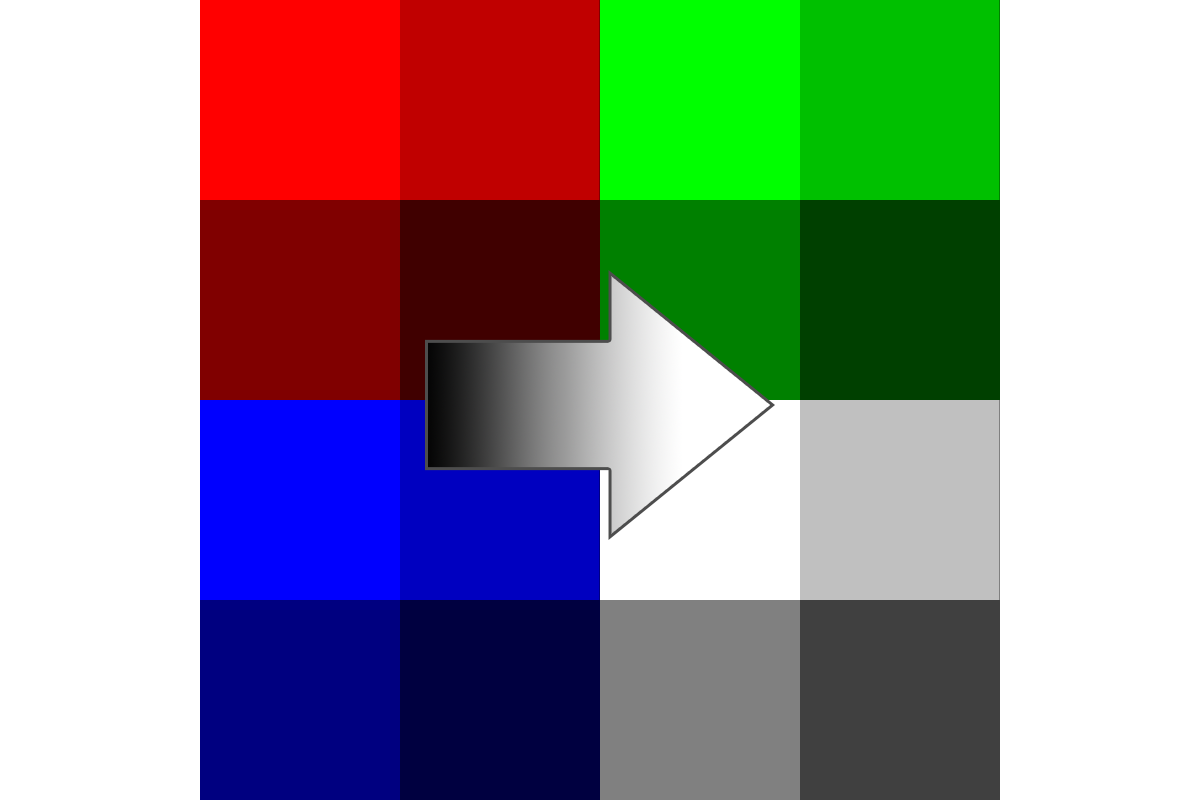
#> input picture imgs/diagnostic_image.png, 1200 x 800 px
$ python -i 2_0_clean_images.py   (imports and definitions only)
#> lines starting #> are read from the running program, lines starting #| are printed output that depends on the picture


#!/usr/bin/python3.5

# Process RAW downloaded images into 299x299 images ready for InceptionV3
# Version 2.0+ adds extended image augmentation. The reason that augmentation
# is being performed in a permanent manner here, as opposed to dynamic augmentation
# on demand, is because images that have aspect ratios that are non-square have
# additional information potential that is not available to a cropped square image.

# Ie: If an image is 2x as wide as it is tall version 1.x will take the middle
# square of that image and ignore the left 0.5 section of the image as well as
# the right 0.5 part of the image.

# Additionally, most of the source images are well above the 299x299 resolution
# and so are downscaled. In my opinion this provides an opportunity to crop at
# native resolution and then downsample to 299px square, effectively causing a
# zoom but also maintaining higher detail and resolution for the model to learn
# from. This being relative to an upsampled and slightly zoomed image from
# typical augmentation.

# Finally, dynamic image augmentation can then be applied to these native sourced
# images to further extend the data augmentation. Although computationally, for
# my resources, it's not clear how tenable that would be.

##################
### HOW TO USE ###
##################
# modify hardcoded destination path in this script first!
# def clean_file_at_location(inpath, outpath="../data/stage2_imgs/"):
#                                            ^^^^^^^^^^^^^^^^^^^^^^
# THEN run in local directory like:
# python clean_images.py ../data/imgs/ ../data/stage2_imgs/

# 2.0
# add 'aug_' leader to all augmented images
# new augmentation pipeline: ten total images per original image, counting the original
# 1: the image cropped and scaled to 299px square
# 2: 75-95% of the square, randomly positioned
# 3: same as 2 but new random selection
# 4: rotate randomly -15 to 15 degrees, then random crop like 2
# 5: repeat
# 6: flip 1
# 7-8: repeat #2 subselect alg on flipped image
# 9-10: repeat #4 rotated subselect alg on flipped image

# v 1.2
# perform simple flip augmentation to all images

# v1.1
# crop images instead of weird scaling only

# v1.0
# rescale all images to 1:1 ratio
# resize images to 299x299

import sys, os, multiprocessing
from PIL import Image
from io import BytesIO
from tqdm import tqdm
import cv2
import glob


def crop_image(img):
    '''
    Inputs:
    img: a numpy array that is an image that has a relatively non-square StratifiedKFold

    returns:
    crop_image, square crop from the middle of the image
    '''

    if img.shape[0] < img.shape[1]:
        # height is smaller than width
        temp_size = int(img.shape[0] / 2)

        # find the midpoint of the long end
        mid_point = int(img.shape[1] / 2)

        start = mid_point - temp_size
        end = mid_point + temp_size

        # actually do the slicing
        crop_image = img[:, start:end, :]
        # print("normal ratio", crop_image.shape)

        return crop_image

    elif img.shape[1] < img.shape[0]:
        # width is smaller than height (weird)
        temp_size = int(img.shape[1] / 2)

        # find the midpoint of the long end
        mid_point = int(img.shape[0] / 2)

        start = mid_point - temp_size
        end = mid_point + temp_size

        # actually do the slicing
        crop_image = img[start:end, ...]
        # print("weird aspect ratio", crop_image.shape)

        return crop_image

    else:   # should never fire
        print("image_crop(img): huh, whoops")
        return img


def process_image(path, out_path, flip=False, size=(299, 299)):
    '''
    Inputs:
    path: is the file path to the source image file.
    size: a tuple that specifies the output image (299, 299) for inceptionv3

    Output:
    Writes an image of the specified size to out_path
    '''
    img = cv2.imread(path)

    debug = img.shape

    # figure out the aspect ratio of the image, if it's pretty square
    # then just resize as is, otherwise send to crop_image to take out the
    # middle square of the image
    ratio = img.shape[0] / img.shape[1]

    if ratio < 0.98 or ratio > 1.02:
        img = crop_image(img)

    try:
        resized = cv2.resize(img, (299, 299), interpolation=cv2.INTER_AREA)
    except:
        print("process_image: something went wrong when trying to resize: ", debug)
        return

    pil_image = Image.fromarray(resized)

    try:
        pil_image.save(out_path, format='JPEG', quality=90)
    except:
        print('Warning: Failed to save image {:}'.format(out_path))
        return

    if flip is True:
        # reverse image with numpy slicing
        resized = resized[:, ::-1, :]

        pil_image = Image.fromarray(resized)

        # figure out correct filename
        # ex: "../data/stage1_imgs/test.jpg"
        temp = out_path.split("/")

        temp[-1] = "flip_" + temp[-1]   # last item should be test.jpg
        new_out_path = "/".join(temp)

        try:
            pil_image.save(new_out_path, format='JPEG', quality=90)
        except:
            print('Warning: Failed to save image {:}'.format(new_out_path))
            return


def clean_file_at_location(inpath, outpath="../data/stage4_imgs/"):
    '''
    input:
    in_path: directory to look for files to fix
    out_path: where do we save the fixed files
    '''

    # comment out in v1.1, remove in v1.2 if it helps
    # augment_labels = [106, 19, 105, 115, 110, 58, 109, 114, 47, 127, 34, 35,
    #                   57, 62, 86, 74, 41, 85, 77, 25, 9, 121, 124, 66, 83]

    # in_path
    # "../data/stage1_imgs/91252_83.jpg"
    file_name = inpath.split("/")[-1]
    outpath = outpath + file_name

    # flip no images as of v1.1, flip all images in 1.2
    process_image(inpath, outpath, flip=True)
#> in process_image, img is the input picture: shape (800, 1200, 3); mean B, G, R 140.2, 141.1, 141.9
#> in crop_image, `crop_image = img[:, start:end, :]`:
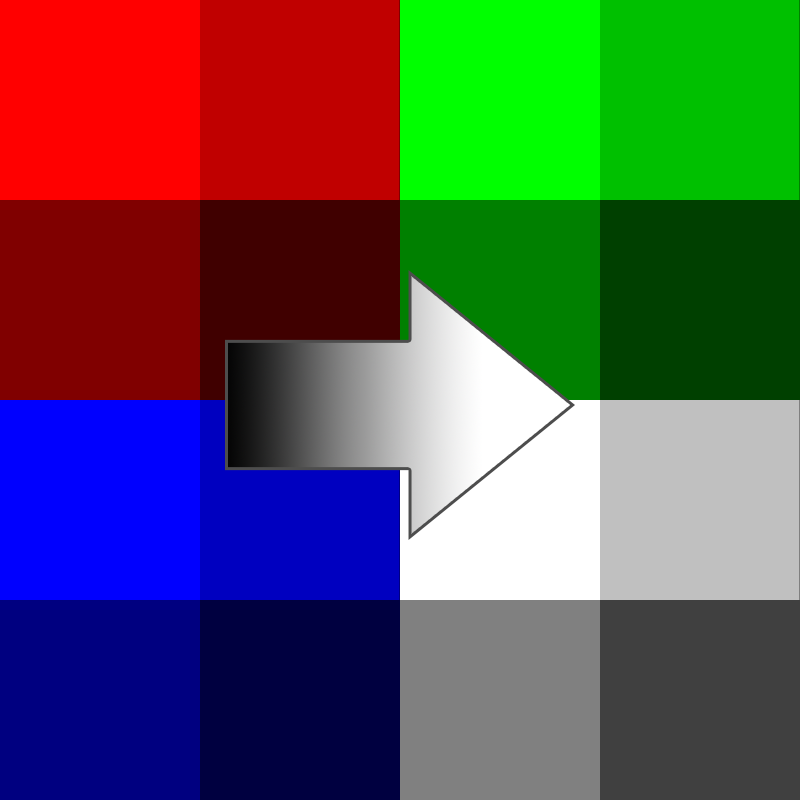
#> crop_image: shape (800, 800, 3); mean B, G, R 82.7, 84.2, 85.4
#> in process_image, `resized = resized[:, ::-1, :]`:
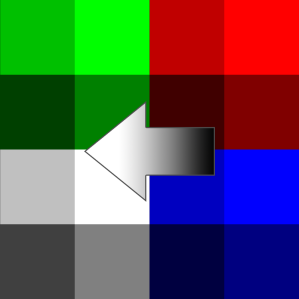
#> resized: shape (299, 299, 3); mean B, G, R 82.7, 84.2, 85.4

    # # see if the file type is in an augmentation class
    # if int(file_name.split("_")[-1].split(".")[0]) in augment_labels:
    #     # this is an augmentation class file so flip it
    #     process_image(inpath, outpath, flip=True)
    # else:
    #     # this is not an augmentation class file
    #     process_image(inpath, outpath)


def Run():
    if len(sys.argv) != 3:
        print('Syntax: %s <train|validation|test.json> <output_dir/>' % sys.argv[0])
        sys.exit(0)

    in_dir, out_dir = sys.argv[1:]

    print("in_dir", in_dir)
    print("out_dir", out_dir)

    if not os.path.exists(out_dir):
        os.mkdir(out_dir)

    # all file paths, as a list
    file_paths = glob.glob(in_dir + "*.jpg")

    _len = len(file_paths)

    print("len of file_paths", _len)

    # for _file in file_paths[:100]:
    #     clean_file_at_location(_file)

    pool = multiprocessing.Pool(processes=40)

    with tqdm(total=_len) as t:
        for _ in pool.imap_unordered(clean_file_at_location, file_paths):
            t.update(1)

    # [7 lines of commented-out code are left out]


# [2 lines not run here, left out]

>>> result = clean_file_at_location('../imgs/diagnostic_image.png')
